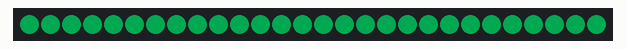
The sketch below on a simulated Arduino Uno, built with avr-gcc and run on an emulated ATmega328P. Shown: 28 RGB LEDs in strip order, left to right. Dim RGB values are drawn brighter than linear.

Above: at 0.15 s.
At 4.95 s:
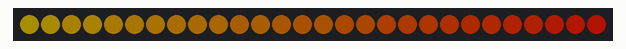
At 10.06 s:
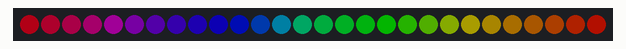
At 19.98 s:
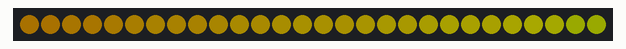
At 29.9 s:
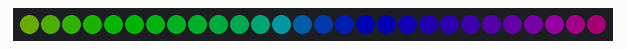
At 39.82 s:
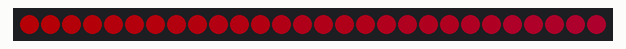

The sketch:

fill_grad.ino
```cpp
#include "FastLED.h"                                          // FastLED library. Preferably the latest copy of FastLED 2.1.

// Fixed global definitions.
#define LED_DT 0                                              // Data pin to connect to the strip.
#define LED_CK 1                                              // Clock pin for WS2801 or APA102.
#define COLOR_ORDER BGR                                       // It's GRB for WS2812 and BGR for APA102.
#define LED_TYPE APA102                                       // Using APA102, WS2812, WS2801. Don't forget to change LEDS.addLeds.
#define NUM_LEDS 28                                           // Number of LED's.

// Global variables can be changed on the fly.
uint8_t max_bright = 64;                                     // Overall brightness definition. It can be changed on the fly.

struct CRGB leds[NUM_LEDS];                                   // Initialize our LED array.

void setup() {
  LEDS.addLeds<LED_TYPE, LED_DT, LED_CK, COLOR_ORDER>(leds, NUM_LEDS); // Set up APA102 leds

  FastLED.setBrightness(max_bright);
  FastLED.setMaxPowerInVoltsAndMilliamps(5, 500);                      // FastLED Power management set at 5V, 500mA.
}

void loop () {
  blendme();
  FastLED.show();                         // Power managed display of LED's.
}

void blendme() {
  uint8_t starthue = beatsin8(20, 0, 255);
  uint8_t endhue = beatsin8(35, 0, 255);
  if (starthue < endhue) {
    fill_gradient(leds, NUM_LEDS, CHSV(starthue,255,255), CHSV(endhue,255,255), FORWARD_HUES);    // If we don't have this, the colour fill will flip around
  } else {
    fill_gradient(leds, NUM_LEDS, CHSV(starthue,255,255), CHSV(endhue,255,255), BACKWARD_HUES);
  }
}
```
